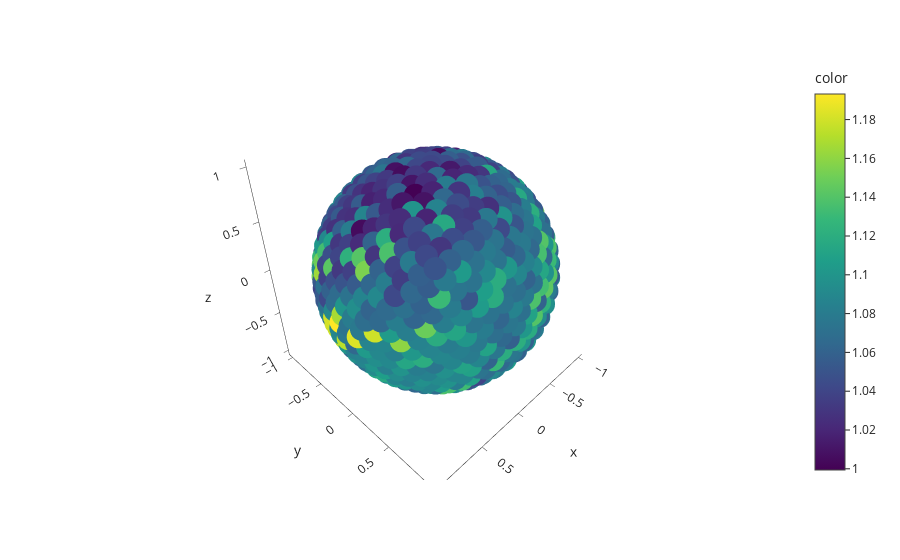

Source (notebook cell):
### Code cell
#CHECK SYMMETRY, I.E. PLOT fidelity of qubit 0/fidelity of qubit 2

df = px.data.iris()
ratio=data_sheet.prob_0_qubit_0/data_sheet.prob_0_qubit_1
fig = px.scatter_3d(df, x, y, z, color=ratio, template="simple_white")

fig.show()
print("Number of points: ", len(x))
print("Average fidelity: ", np.average(ratio))
print("Standard deviation: ", np.std(ratio))

### Figure 1 — Plotly figure (JSON) as saved in the notebook; plotly's stock layout.template omitted (floating-point values rounded to 4 significant figures; data arrays with more than 128 entries replaced by an {"elided": "..."} marker saying what was removed)
{"data": [{"hovertemplate": "x=%{x}<br>y=%{y}<br>z=%{z}<br>color=%{marker.color}<extra></extra>", "legendgroup": "", "marker": {"color": {"elided": "1000 float values"}, "coloraxis": "coloraxis", "symbol": "circle"}, "mode": "markers", "name": "", "scene": "scene", "showlegend": false, "type": "scatter3d", "x": {"elided": "1000 float values"}, "y": {"elided": "1000 float values"}, "z": {"elided": "1000 float values"}}], "layout": {"coloraxis": {"colorbar": {"title": {"text": "color"}}, "colorscale": [[0, "#440154"], [0.1111, "#482878"], [0.2222, "#3e4989"], [0.3333, "#31688e"], [0.4444, "#26828e"], [0.5556, "#1f9e89"], [0.6667, "#35b779"], [0.7778, "#6ece58"], [0.8889, "#b5de2b"], [1, "#fde725"]]}, "legend": {"tracegroupgap": 0}, "margin": {"t": 60}, "scene": {"domain": {"x": [0, 1], "y": [0, 1]}, "xaxis": {"title": {"text": "x"}}, "yaxis": {"title": {"text": "y"}}, "zaxis": {"title": {"text": "z"}}}}}
